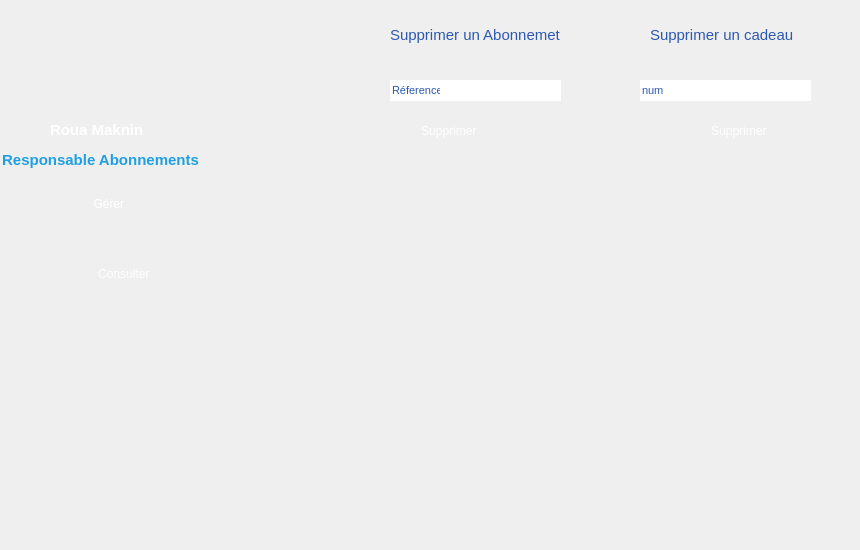
    <widget class="QWidget" name="Supprimer">
     <widget class="QLabel" name="label_63">
      <property name="geometry">
       <rect>
        <x>70</x>
        <y>9</y>
        <width>101</width>
        <height>101</height>
       </rect>
      </property>
      <property name="styleSheet">
       <string notr="true">border-image: url(:/img/img/avatar.png);</string>
      </property>
      <property name="text">
       <string/>
      </property>
     </widget>
     <widget class="QLabel" name="fonction_39">
      <property name="geometry">
       <rect>
        <x>0</x>
        <y>150</y>
        <width>201</width>
        <height>21</height>
       </rect>
      </property>
      <property name="styleSheet">
       <string notr="true">

background-color: transparent;
font: 5pt &quot;Segoe UI Historic&quot;;
color:rgb(32, 159, 226);
background: none;
border: none;
background-repeat: none;
</string>
      </property>
      <property name="text">
       <string>&lt;html&gt;&lt;head/&gt;&lt;body&gt;&lt;p align=&quot;center&quot;&gt;&lt;span style=&quot; font-size:11pt; font-weight:600;&quot;&gt;Responsable Abonnements&lt;/span&gt;&lt;/p&gt;&lt;/body&gt;&lt;/html&gt;</string>
      </property>
     </widget>
     <widget class="QLineEdit" name="id_43">
      <property name="geometry">
       <rect>
        <x>390</x>
        <y>80</y>
        <width>61</width>
        <height>21</height>
       </rect>
      </property>
      <property name="font">
       <font>
        <family>Segoe UI Historic</family>
        <pointsize>8</pointsize>
        <weight>50</weight>
        <italic>false</italic>
        <bold>false</bold>
       </font>
      </property>
      <property name="focusPolicy">
       <enum>Qt::ClickFocus</enum>
      </property>
      <property name="styleSheet">
       <string notr="true">
color: rgb(45, 88, 176);
	font: 8pt &quot;Segoe UI Historic&quot;;
background-color: transparent;
background: none;
	border-image: url(:/img/img/champ.png);
border: none;
background-repeat: none;

</string>
      </property>
      <property name="inputMask">
       <string notr="true" extracomment="ID:"/>
      </property>
      <property name="text">
       <string>Réference</string>
      </property>
      <property name="maxLength">
       <number>32767</number>
      </property>
      <property name="frame">
       <bool>false</bool>
      </property>
      <property name="readOnly">
       <bool>true</bool>
      </property>
      <property name="placeholderText">
       <string notr="true"/>
      </property>
     </widget>
     <widget class="QLabel" name="nom_prenom_39">
      <property name="geometry">
       <rect>
        <x>50</x>
        <y>121</y>
        <width>131</width>
        <height>16</height>
       </rect>
      </property>
      <property name="styleSheet">
       <string notr="true">

background-color: transparent;
font: 6pt &quot;Segoe UI Historic&quot;;
color: rgb(255, 255, 255);
background: none;
border: none;
background-repeat: none;
</string>
      </property>
      <property name="text">
       <string>&lt;html&gt;&lt;head/&gt;&lt;body&gt;&lt;p&gt;&lt;span style=&quot; font-size:11pt; font-weight:600;&quot;&gt;Roua Maknin&lt;/span&gt;&lt;/p&gt;&lt;/body&gt;&lt;/html&gt;</string>
      </property>
     </widget>
     <widget class="QLabel" name="selected2_36">
      <property name="geometry">
       <rect>
        <x>0</x>
        <y>179</y>
        <width>221</width>
        <height>51</height>
       </rect>
      </property>
      <property name="styleSheet">
       <string notr="true">
background-color: transparent;
background: none;
	border-image: url(:/img/img/selected2.png);
border: none;
background-repeat: none;
</string>
      </property>
      <property name="text">
       <string/>
      </property>
     </widget>
     <widget class="QLabel" name="selected_27">
      <property name="geometry">
       <rect>
        <x>240</x>
        <y>150</y>
        <width>101</width>
        <height>91</height>
       </rect>
      </property>
      <property name="styleSheet">
       <string notr="true">
background-color: transparent;
background: none;
	border-image: url(:/img/img/selected.png);
border: none;
background-repeat: none;
</string>
      </property>
      <property name="text">
       <string/>
      </property>
     </widget>
     <widget class="QPushButton" name="b1_39">
      <property name="geometry">
       <rect>
        <x>10</x>
        <y>190</y>
        <width>181</width>
        <height>28</height>
       </rect>
      </property>
      <property name="styleSheet">
       <string notr="true">

background-color: transparent;
	font: 10pt &quot;Segoe UI Historic&quot;;
	color: rgb(255, 255, 255);
background: none;
border: none;
background-repeat: none;
</string>
      </property>
      <property name="text">
       <string>     Gérer</string>
      </property>
      <property name="autoDefault">
       <bool>false</bool>
      </property>
     </widget>
     <widget class="QPushButton" name="icon3_21">
      <property name="geometry">
       <rect>
        <x>250</x>
        <y>260</y>
        <width>91</width>
        <height>91</height>
       </rect>
      </property>
      <property name="cursor">
       <cursorShape>PointingHandCursor</cursorShape>
      </property>
      <property name="styleSheet">
       <string notr="true">
background-color: transparent;
	border-image: url(:/img/img/icon-modif2.png);
background: none;
border: none;
background-repeat: none;
</string>
      </property>
      <property name="text">
       <string/>
      </property>
     </widget>
     <widget class="QPushButton" name="icon2_36">
      <property name="geometry">
       <rect>
        <x>250</x>
        <y>150</y>
        <width>91</width>
        <height>91</height>
       </rect>
      </property>
      <property name="cursor">
       <cursorShape>PointingHandCursor</cursorShape>
      </property>
      <property name="styleSheet">
       <string notr="true">
border-image: url(:/img/img/icon-supp2.png);
background-color: transparent;
background: none;
border: none;
background-repeat: none;
</string>
      </property>
      <property name="text">
       <string/>
      </property>
     </widget>
     <widget class="QPushButton" name="b2_39">
      <property name="geometry">
       <rect>
        <x>0</x>
        <y>260</y>
        <width>251</width>
        <height>28</height>
       </rect>
      </property>
      <property name="cursor">
       <cursorShape>PointingHandCursor</cursorShape>
      </property>
      <property name="styleSheet">
       <string notr="true">

background-color: transparent;
	font: 10pt &quot;Segoe UI Historic&quot;;
	color: rgb(255, 255, 255);
background: none;
border: none;
background-repeat: none;
</string>
      </property>
      <property name="text">
       <string>Consulter </string>
      </property>
      <property name="autoDefault">
       <bool>false</bool>
      </property>
     </widget>
     <widget class="QPushButton" name="icon4_20">
      <property name="geometry">
       <rect>
        <x>250</x>
        <y>380</y>
        <width>91</width>
        <height>91</height>
       </rect>
      </property>
      <property name="cursor">
       <cursorShape>PointingHandCursor</cursorShape>
      </property>
      <property name="styleSheet">
       <string notr="true">
border-image: url(:/img/img/icon-afficher2.png);
background-color: transparent;
background: none;
border: none;
background-repeat: none;
</string>
      </property>
      <property name="text">
       <string/>
      </property>
     </widget>
     <widget class="QPushButton" name="confirm_18">
      <property name="geometry">
       <rect>
        <x>400</x>
        <y>120</y>
        <width>101</width>
        <height>21</height>
       </rect>
      </property>
      <property name="cursor">
       <cursorShape>PointingHandCursor</cursorShape>
      </property>
      <property name="styleSheet">
       <string notr="true">
border-image: url(:/img/img/button.png);
background-color: transparent;
	font: 6pt &quot;Segoe UI Historic&quot;;
	color: rgb(255, 255, 255);
background: none;
border: none;
background-repeat: none;
</string>
      </property>
      <property name="text">
       <string>Supprimer </string>
      </property>
     </widget>
     <widget class="QLineEdit" name="lineEdit_reff_3">
      <property name="geometry">
       <rect>
        <x>440</x>
        <y>80</y>
        <width>121</width>
        <height>21</height>
       </rect>
      </property>
      <property name="font">
       <font>
        <family>Segoe UI Historic</family>
       </font>
      </property>
      <property name="focusPolicy">
       <enum>Qt::ClickFocus</enum>
      </property>
      <property name="styleSheet">
       <string notr="true">
background-color: transparent;
background: none;
	border-image: url(:/img/img/champ.png);
border: none;
background-repeat: none;

</string>
      </property>
      <property name="inputMask">
       <string notr="true"/>
      </property>
      <property name="text">
       <string/>
      </property>
      <property name="maxLength">
       <number>15</number>
      </property>
      <property name="frame">
       <bool>false</bool>
      </property>
      <property name="readOnly">
       <bool>false</bool>
      </property>
      <property name="placeholderText">
       <string notr="true"/>
      </property>
     </widget>
     <widget class="QLabel" name="ajout_15">
      <property name="geometry">
       <rect>
        <x>390</x>
        <y>20</y>
        <width>201</width>
        <height>31</height>
       </rect>
      </property>
      <property name="styleSheet">
       <string notr="true">

background-color: transparent;
	font:15pt &quot;Segoe UI Historic&quot;;
	color: rgb(45, 88, 176);
	
	
background: none;
border: none;
background-repeat: none;
</string>
      </property>
      <property name="text">
       <string>&lt;html&gt;&lt;head/&gt;&lt;body&gt;&lt;p&gt;&lt;span style=&quot; font-size:11pt;&quot;&gt;Supprimer un Abonnemet&lt;/span&gt;&lt;/p&gt;&lt;/body&gt;&lt;/html&gt;</string>
      </property>
     </widget>
     <widget class="QPushButton" name="icon4_21">
      <property name="geometry">
       <rect>
        <x>250</x>
        <y>40</y>
        <width>91</width>
        <height>91</height>
       </rect>
      </property>
      <property name="cursor">
       <cursorShape>PointingHandCursor</cursorShape>
      </property>
      <property name="styleSheet">
       <string notr="true">
border-image: url(:/img/img/icon-ajout2.png);
background-color: transparent;
background: none;
border: none;
background-repeat: none;
</string>
      </property>
      <property name="text">
       <string/>
      </property>
     </widget>
     <widget class="QLabel" name="ar_50">
      <property name="geometry">
       <rect>
        <x>220</x>
        <y>0</y>
        <width>151</width>
        <height>541</height>
       </rect>
      </property>
      <property name="styleSheet">
       <string notr="true">

background-color: transparent;
	border-image: url(:/img/img/bg.png);

background: none;
border: none;
background-repeat: none;
</string>
      </property>
      <property name="text">
       <string/>
      </property>
     </widget>
     <widget class="QLabel" name="ajout_27">
      <property name="geometry">
       <rect>
        <x>650</x>
        <y>20</y>
        <width>201</width>
        <height>31</height>
       </rect>
      </property>
      <property name="styleSheet">
       <string notr="true">

background-color: transparent;
	font:15pt &quot;Segoe UI Historic&quot;;
	color: rgb(45, 88, 176);
	
	
background: none;
border: none;
background-repeat: none;
</string>
      </property>
      <property name="text">
       <string>&lt;html&gt;&lt;head/&gt;&lt;body&gt;&lt;p&gt;&lt;span style=&quot; font-size:11pt;&quot;&gt;Supprimer un cadeau&lt;/span&gt;&lt;/p&gt;&lt;/body&gt;&lt;/html&gt;</string>
      </property>
     </widget>
     <widget class="QPushButton" name="confirm_24">
      <property name="geometry">
       <rect>
        <x>680</x>
        <y>120</y>
        <width>121</width>
        <height>21</height>
       </rect>
      </property>
      <property name="cursor">
       <cursorShape>PointingHandCursor</cursorShape>
      </property>
      <property name="styleSheet">
       <string notr="true">
border-image: url(:/img/img/button.png);
background-color: transparent;
	font: 6pt &quot;Segoe UI Historic&quot;;
	color: rgb(255, 255, 255);
background: none;
border: none;
background-repeat: none;
</string>
      </property>
      <property name="text">
       <string>Supprimer </string>
      </property>
     </widget>
     <widget class="QLineEdit" name="lineEdit_numde_2">
      <property name="geometry">
       <rect>
        <x>670</x>
        <y>80</y>
        <width>141</width>
        <height>21</height>
       </rect>
      </property>
      <property name="font">
       <font>
        <family>Segoe UI Historic</family>
       </font>
      </property>
      <property name="focusPolicy">
       <enum>Qt::ClickFocus</enum>
      </property>
      <property name="styleSheet">
       <string notr="true">
background-color: transparent;
background: none;
	border-image: url(:/img/img/champ.png);
border: none;
background-repeat: none;

</string>
      </property>
      <property name="inputMask">
       <string notr="true"/>
      </property>
      <property name="text">
       <string/>
      </property>
      <property name="maxLength">
       <number>15</number>
      </property>
      <property name="frame">
       <bool>false</bool>
      </property>
      <property name="readOnly">
       <bool>false</bool>
      </property>
      <property name="placeholderText">
       <string notr="true"/>
      </property>
     </widget>
     <widget class="QLineEdit" name="id_60">
      <property name="geometry">
       <rect>
        <x>640</x>
        <y>80</y>
        <width>31</width>
        <height>21</height>
       </rect>
      </property>
      <property name="font">
       <font>
        <family>Segoe UI Historic</family>
        <pointsize>8</pointsize>
        <weight>50</weight>
        <italic>false</italic>
        <bold>false</bold>
       </font>
      </property>
      <property name="focusPolicy">
       <enum>Qt::ClickFocus</enum>
      </property>
      <property name="styleSheet">
       <string notr="true">
color: rgb(45, 88, 176);
	font: 8pt &quot;Segoe UI Historic&quot;;
background-color: transparent;
background: none;
	border-image: url(:/img/img/champ.png);
border: none;
background-repeat: none;

</string>
      </property>
      <property name="inputMask">
       <string notr="true" extracomment="ID:"/>
      </property>
      <property name="text">
       <string>num</string>
      </property>
      <property name="maxLength">
       <number>32767</number>
      </property>
      <property name="frame">
       <bool>false</bool>
      </property>
      <property name="readOnly">
       <bool>true</bool>
      </property>
      <property name="placeholderText">
       <string notr="true"/>
      </property>
     </widget>
     <widget class="QPushButton" name="b2_14">
      <property name="geometry">
       <rect>
        <x>30</x>
        <y>310</y>
        <width>251</width>
        <height>28</height>
       </rect>
      </property>
      <property name="cursor">
       <cursorShape>PointingHandCursor</cursorShape>
      </property>
      <property name="styleSheet">
       <string notr="true">

background-color: transparent;
	font: 10pt &quot;Segoe UI Historic&quot;;
	color: rgb(255, 255, 255);
background: none;
border: none;
background-repeat: none;
</string>
      </property>
      <property name="text">
       <string/>
      </property>
      <property name="autoDefault">
       <bool>false</bool>
      </property>
     </widget>
     <zorder>selected2_36</zorder>
     <zorder>ar_50</zorder>
     <zorder>label_63</zorder>
     <zorder>fonction_39</zorder>
     <zorder>id_43</zorder>
     <zorder>nom_prenom_39</zorder>
     <zorder>selected_27</zorder>
     <zorder>b1_39</zorder>
     <zorder>icon3_21</zorder>
     <zorder>icon2_36</zorder>
     <zorder>b2_39</zorder>
     <zorder>icon4_20</zorder>
     <zorder>confirm_18</zorder>
     <zorder>lineEdit_reff_3</zorder>
     <zorder>ajout_15</zorder>
     <zorder>icon4_21</zorder>
     <zorder>ajout_27</zorder>
     <zorder>confirm_24</zorder>
     <zorder>lineEdit_numde_2</zorder>
     <zorder>id_60</zorder>
     <zorder>b2_14</zorder>
    </widget>
